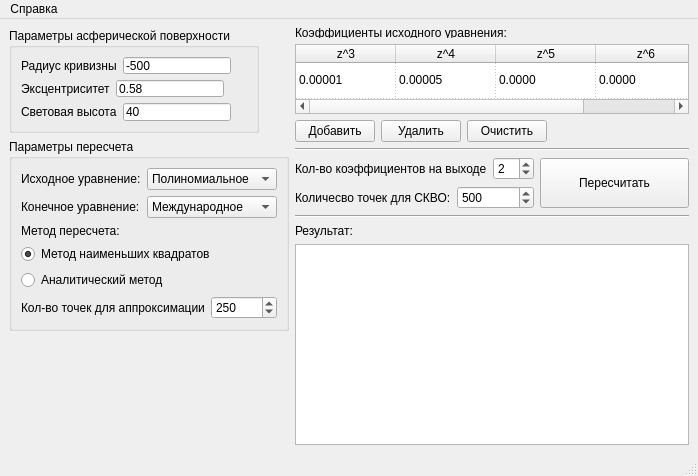
<?xml version="1.0" encoding="UTF-8"?>
<ui version="4.0">
 <class>MainWindowClass</class>
 <widget class="QMainWindow" name="MainWindowClass">
  <property name="geometry">
   <rect>
    <x>0</x>
    <y>0</y>
    <width>698</width>
    <height>476</height>
   </rect>
  </property>
  <property name="sizePolicy">
   <sizepolicy hsizetype="Fixed" vsizetype="Fixed">
    <horstretch>0</horstretch>
    <verstretch>0</verstretch>
   </sizepolicy>
  </property>
  <property name="windowTitle">
   <string>Пересчет коэффициентов уравнений асферической поверхности</string>
  </property>
  <widget class="QWidget" name="centralwidget">
   <layout class="QGridLayout" name="gridLayout_2">
    <item row="0" column="0">
     <widget class="QGroupBox" name="groupBox">
      <property name="sizePolicy">
       <sizepolicy hsizetype="Fixed" vsizetype="Fixed">
        <horstretch>0</horstretch>
        <verstretch>0</verstretch>
       </sizepolicy>
      </property>
      <property name="minimumSize">
       <size>
        <width>0</width>
        <height>97</height>
       </size>
      </property>
      <property name="maximumSize">
       <size>
        <width>250</width>
        <height>110</height>
       </size>
      </property>
      <property name="title">
       <string>Параметры асферической поверхности</string>
      </property>
      <layout class="QFormLayout" name="formLayout">
       <item row="0" column="0">
        <layout class="QHBoxLayout" name="horizontalLayout">
         <item>
          <widget class="QLabel" name="label">
           <property name="text">
            <string>Радиус кривизны</string>
           </property>
           <property name="margin">
            <number>1</number>
           </property>
          </widget>
         </item>
         <item>
          <widget class="QLineEdit" name="lineEdit_Radius">
           <property name="text">
            <string>-500</string>
           </property>
          </widget>
         </item>
        </layout>
       </item>
       <item row="1" column="0">
        <layout class="QHBoxLayout" name="horizontalLayout_2">
         <item>
          <widget class="QLabel" name="label_2">
           <property name="text">
            <string>Эксцентриситет</string>
           </property>
           <property name="margin">
            <number>3</number>
           </property>
          </widget>
         </item>
         <item>
          <widget class="QLineEdit" name="lineEdit_Eccentricity">
           <property name="text">
            <string>0.58</string>
           </property>
          </widget>
         </item>
        </layout>
       </item>
       <item row="2" column="0">
        <layout class="QHBoxLayout" name="horizontalLayout_3">
         <item>
          <widget class="QLabel" name="label_3">
           <property name="text">
            <string>Световая высота</string>
           </property>
          </widget>
         </item>
         <item>
          <widget class="QLineEdit" name="lineEdit_LightHeight">
           <property name="text">
            <string>40</string>
           </property>
          </widget>
         </item>
        </layout>
       </item>
      </layout>
     </widget>
    </item>
    <item row="1" column="0">
     <widget class="QGroupBox" name="groupBox_2">
      <property name="sizePolicy">
       <sizepolicy hsizetype="Fixed" vsizetype="Fixed">
        <horstretch>0</horstretch>
        <verstretch>0</verstretch>
       </sizepolicy>
      </property>
      <property name="title">
       <string>Параметры пересчета</string>
      </property>
      <layout class="QGridLayout" name="gridLayout">
       <item row="0" column="0">
        <layout class="QHBoxLayout" name="horizontalLayout_4">
         <item>
          <widget class="QLabel" name="label_4">
           <property name="text">
            <string>Исходное уравнение:</string>
           </property>
          </widget>
         </item>
         <item>
          <widget class="QComboBox" name="comboBox_SourceEquation">
           <item>
            <property name="text">
             <string>Полиномиальное</string>
            </property>
           </item>
           <item>
            <property name="text">
             <string>Международное</string>
            </property>
           </item>
          </widget>
         </item>
        </layout>
       </item>
       <item row="1" column="0">
        <layout class="QHBoxLayout" name="horizontalLayout_5">
         <item>
          <widget class="QLabel" name="label_5">
           <property name="text">
            <string>Конечное уравнение:</string>
           </property>
          </widget>
         </item>
         <item>
          <widget class="QComboBox" name="comboBox_ConvertEquation">
           <property name="currentIndex">
            <number>1</number>
           </property>
           <item>
            <property name="text">
             <string>Полиномиальное</string>
            </property>
           </item>
           <item>
            <property name="text">
             <string>Международное</string>
            </property>
           </item>
          </widget>
         </item>
        </layout>
       </item>
       <item row="2" column="0">
        <layout class="QVBoxLayout" name="verticalLayout">
         <item>
          <widget class="QLabel" name="label_6">
           <property name="text">
            <string>Метод пересчета:</string>
           </property>
          </widget>
         </item>
         <item>
          <widget class="QRadioButton" name="radioButton_OLS">
           <property name="text">
            <string>Метод наименьших квадратов</string>
           </property>
           <property name="checked">
            <bool>true</bool>
           </property>
          </widget>
         </item>
         <item>
          <widget class="QRadioButton" name="radioButton_AnalyticalMethod">
           <property name="text">
            <string>Аналитический метод</string>
           </property>
          </widget>
         </item>
        </layout>
       </item>
       <item row="3" column="0">
        <layout class="QHBoxLayout" name="horizontalLayout_6">
         <item>
          <widget class="QLabel" name="label_Approximation">
           <property name="enabled">
            <bool>true</bool>
           </property>
           <property name="text">
            <string>Кол-во точек для аппроксимации</string>
           </property>
          </widget>
         </item>
         <item>
          <widget class="QSpinBox" name="spinBox_PointsApproximation">
           <property name="enabled">
            <bool>true</bool>
           </property>
           <property name="minimum">
            <number>30</number>
           </property>
           <property name="maximum">
            <number>5000</number>
           </property>
           <property name="value">
            <number>250</number>
           </property>
          </widget>
         </item>
        </layout>
       </item>
      </layout>
     </widget>
    </item>
    <item row="0" column="1" rowspan="4">
     <layout class="QVBoxLayout" name="verticalLayout_4">
      <item>
       <layout class="QVBoxLayout" name="verticalLayout_3">
        <item>
         <widget class="QLabel" name="label_8">
          <property name="maximumSize">
           <size>
            <width>16777215</width>
            <height>10</height>
           </size>
          </property>
          <property name="text">
           <string>Коэффициенты исходного уравнения:</string>
          </property>
         </widget>
        </item>
        <item>
         <widget class="QTableWidget" name="tableWidget_SourceCoefficients">
          <property name="minimumSize">
           <size>
            <width>0</width>
            <height>70</height>
           </size>
          </property>
          <property name="maximumSize">
           <size>
            <width>16777215</width>
            <height>70</height>
           </size>
          </property>
          <property name="showGrid">
           <bool>true</bool>
          </property>
          <property name="gridStyle">
           <enum>Qt::DotLine</enum>
          </property>
          <property name="sortingEnabled">
           <bool>false</bool>
          </property>
          <attribute name="horizontalHeaderVisible">
           <bool>true</bool>
          </attribute>
          <attribute name="horizontalHeaderCascadingSectionResizes">
           <bool>false</bool>
          </attribute>
          <attribute name="horizontalHeaderDefaultSectionSize">
           <number>100</number>
          </attribute>
          <attribute name="horizontalHeaderHighlightSections">
           <bool>true</bool>
          </attribute>
          <attribute name="horizontalHeaderMinimumSectionSize">
           <number>40</number>
          </attribute>
          <attribute name="horizontalHeaderShowSortIndicator" stdset="0">
           <bool>false</bool>
          </attribute>
          <attribute name="horizontalHeaderStretchLastSection">
           <bool>false</bool>
          </attribute>
          <attribute name="verticalHeaderVisible">
           <bool>false</bool>
          </attribute>
          <attribute name="verticalHeaderCascadingSectionResizes">
           <bool>false</bool>
          </attribute>
          <attribute name="verticalHeaderHighlightSections">
           <bool>true</bool>
          </attribute>
          <attribute name="verticalHeaderShowSortIndicator" stdset="0">
           <bool>false</bool>
          </attribute>
          <attribute name="verticalHeaderStretchLastSection">
           <bool>true</bool>
          </attribute>
          <row>
           <property name="text">
            <string/>
           </property>
          </row>
          <column>
           <property name="text">
            <string>z^3</string>
           </property>
          </column>
          <column>
           <property name="text">
            <string>z^4</string>
           </property>
          </column>
          <column>
           <property name="text">
            <string>z^5</string>
           </property>
          </column>
          <column>
           <property name="text">
            <string>z^6</string>
           </property>
          </column>
          <item row="0" column="0">
           <property name="text">
            <string>0.00001</string>
           </property>
          </item>
          <item row="0" column="1">
           <property name="text">
            <string>0.00005</string>
           </property>
          </item>
          <item row="0" column="2">
           <property name="text">
            <string>0.0000</string>
           </property>
          </item>
          <item row="0" column="3">
           <property name="text">
            <string>0.0000</string>
           </property>
          </item>
         </widget>
        </item>
        <item>
         <layout class="QHBoxLayout" name="horizontalLayout_9">
          <item>
           <widget class="QPushButton" name="pushButton_AddCoefficient">
            <property name="text">
             <string>Добавить</string>
            </property>
           </widget>
          </item>
          <item>
           <widget class="QPushButton" name="pushButton_DeleteCoefficient">
            <property name="text">
             <string>Удалить</string>
            </property>
           </widget>
          </item>
          <item>
           <widget class="QPushButton" name="pushButton_Clear">
            <property name="text">
             <string>Очистить</string>
            </property>
           </widget>
          </item>
          <item>
           <spacer name="horizontalSpacer">
            <property name="orientation">
             <enum>Qt::Horizontal</enum>
            </property>
            <property name="sizeHint" stdset="0">
             <size>
              <width>40</width>
              <height>20</height>
             </size>
            </property>
           </spacer>
          </item>
         </layout>
        </item>
       </layout>
      </item>
      <item>
       <widget class="Line" name="line_2">
        <property name="orientation">
         <enum>Qt::Horizontal</enum>
        </property>
       </widget>
      </item>
      <item>
       <layout class="QGridLayout" name="gridLayout_3">
        <item row="0" column="0">
         <layout class="QHBoxLayout" name="horizontalLayout_7">
          <item>
           <widget class="QLabel" name="label_9">
            <property name="text">
             <string>Кол-во коэффициентов на выходе</string>
            </property>
           </widget>
          </item>
          <item>
           <widget class="QSpinBox" name="spinBox_CountOutCoefficients">
            <property name="minimum">
             <number>1</number>
            </property>
            <property name="value">
             <number>2</number>
            </property>
           </widget>
          </item>
         </layout>
        </item>
        <item row="0" column="1" rowspan="2">
         <widget class="QPushButton" name="pushButton_Calc">
          <property name="minimumSize">
           <size>
            <width>140</width>
            <height>50</height>
           </size>
          </property>
          <property name="text">
           <string>Пересчитать</string>
          </property>
         </widget>
        </item>
        <item row="1" column="0">
         <layout class="QHBoxLayout" name="horizontalLayout_8">
          <item>
           <widget class="QLabel" name="label_10">
            <property name="text">
             <string>Количесво точек для СКВО:</string>
            </property>
           </widget>
          </item>
          <item>
           <widget class="QSpinBox" name="spinBox_PointsStdev">
            <property name="minimum">
             <number>50</number>
            </property>
            <property name="maximum">
             <number>5000</number>
            </property>
            <property name="value">
             <number>500</number>
            </property>
           </widget>
          </item>
         </layout>
        </item>
       </layout>
      </item>
      <item>
       <widget class="Line" name="line_3">
        <property name="orientation">
         <enum>Qt::Horizontal</enum>
        </property>
       </widget>
      </item>
      <item>
       <layout class="QVBoxLayout" name="verticalLayout_2">
        <item>
         <widget class="QLabel" name="label_11">
          <property name="text">
           <string>Результат:</string>
          </property>
         </widget>
        </item>
        <item>
         <widget class="QTextEdit" name="textEdit_Result">
          <property name="minimumSize">
           <size>
            <width>370</width>
            <height>60</height>
           </size>
          </property>
         </widget>
        </item>
       </layout>
      </item>
     </layout>
    </item>
    <item row="2" column="0">
     <spacer name="verticalSpacer">
      <property name="orientation">
       <enum>Qt::Vertical</enum>
      </property>
      <property name="sizeHint" stdset="0">
       <size>
        <width>20</width>
        <height>113</height>
       </size>
      </property>
     </spacer>
    </item>
   </layout>
  </widget>
  <widget class="QMenuBar" name="menubar">
   <property name="geometry">
    <rect>
     <x>0</x>
     <y>0</y>
     <width>698</width>
     <height>21</height>
    </rect>
   </property>
   <widget class="QMenu" name="menu">
    <property name="title">
     <string>Справка</string>
    </property>
   </widget>
   <addaction name="menu"/>
  </widget>
  <widget class="QStatusBar" name="statusbar"/>
  <action name="action">
   <property name="text">
    <string>Справка по пересчету</string>
   </property>
  </action>
 </widget>
 <resources/>
 <connections/>
</ui>
